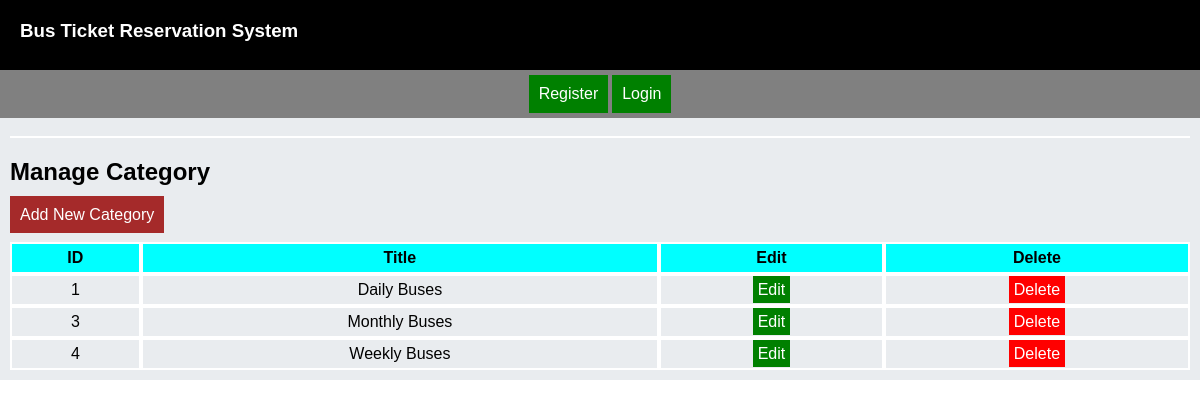
Page /administrator/bus_category/categories_view.php on the committed database.
### tables this page shows
CREATE TABLE `tbl_category` (
  `category_id` int(11) NOT NULL,
  `title` varchar(200) NOT NULL
);

### administrator/bus_category/categories_view.php (the view, shortened to what this page needs)
<?php include_once "../../headers/header.php" ?>
<div class="contents">
    <div align="center">
        <hr>
    </div>
    <div>
        <h2>Manage Category </h2>
        <a class="normal_button" href="category_add.php">Add New Category</a>
        <br>
        <br>
        <table class="normal_table" cellpadding="10" cellspacing="0" width="100%">
            <thead>
            <tr style="background: aqua;">
                <th>ID</th>
                <th>Title</th>
                <th>Edit</th>
                <th>Delete</th>
            </tr>
            </thead>
            <tbody align="center">
            <?php
            require_once '../../dbconnection/database.php';
            $sql = "SELECT * FROM tbl_category";
            $stmt = $conn->prepare($sql);
            $stmt->execute();
            if ($stmt->rowCount() > 0) {
                while ($row = $stmt->fetch(PDO::FETCH_ASSOC)) {
                    echo '<tr>';
                    echo '<td>'.$row["category_id"].'</td>';
                    echo '<td>'.$row["title"].'</td>';
                    echo '<td><a class="edit_button" href="category_edit.php?category_id='.$row["category_id"].'">Edit</a></td>';
                    echo '<td><a class="delete_button" href="category_delete.php?category_id='.$row["category_id"].'">Delete</a></td>';
                    echo '</tr>';
                }
            } else {
                echo '<tr>';
                echo '<td>No User Found</td>';
                echo '</tr>';
            }
            ?>
            </tbody>
        </table>
    </div>
</div>
</body>
</html>

### styles/styles.css (style rules this page uses)
body { margin: 0; font-family: sans-serif; }
a { text-decoration: none; }
.contents { padding-top: 10px; padding-left: 10px; padding-right: 10px; padding-bottom: 10px; background: #e9ecef; width: 100%; height: 100%; }
.contents table { margin: auto; }
* { box-sizing: border-box; }
hr { border: 1px solid white; }
.edit_button { background-color: green; color: white; padding: 5px; text-decoration: none; }
.delete_button { background-color: red; color: white; padding: 5px; text-decoration: none; }
.normal_button { background-color: brown; padding: 10px; color: white; border: 0; cursor: pointer; }
.normal_table td, th { border: 2px solid white; padding: 5px; }
.normal_table_borderless td, th { border: 2px solid #e4e4e4; }
.view_users_table td, th { border: 2px solid white; }

### rows in the picture
tbl_category: category_id "1", title "Daily Buses"
tbl_category: category_id "3", title "Monthly Buses"
tbl_category: category_id "4", title "Weekly Buses"
